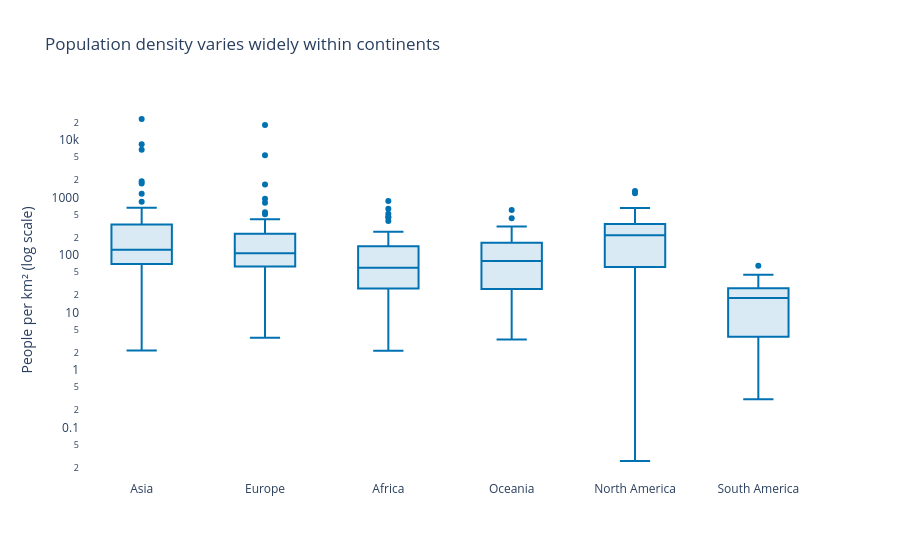

Write notebook code for a chart like this one.
### Markdown cell above
**Chart choice & justification:** *Which chart did you choose, and why? Justify design choices.

A box plot effectively compares distributions by displaying medians, quartiles, spread and outliers. It reveals variations within and between continents, while a logarithmic scale improves readability when density values differ greatly.

### Code cell
# Q4 — Population density distributions by continent
fig = px.box(df, x='Continent', y='Density', points='outliers', log_y=True,
             title='Population density varies widely within continents')
fig.update_traces(line_color='#0072B2', marker_color='#0072B2',
                  fillcolor='rgba(0,114,178,0.15)')
fig.update_layout(template='plotly_white', xaxis_title='',
                  yaxis_title='People per km² (log scale)')
fig.update_xaxes(showgrid=False)
fig.update_yaxes(showgrid=False)
fig.show()

### Figure 1 — Plotly figure (JSON) as saved in the notebook; plotly's stock layout.template omitted (floating-point values rounded to 4 significant figures; data arrays with more than 128 entries replaced by an {"elided": "..."} marker saying what was removed)
{"data": [{"alignmentgroup": "True", "boxpoints": "outliers", "fillcolor": "rgba(0,114,178,0.15)", "hovertemplate": "Continent=%{x}<br>Density=%{y}<extra></extra>", "legendgroup": "", "line": {"color": "#0072B2"}, "marker": {"color": "#0072B2"}, "name": "", "notched": false, "offsetgroup": "", "orientation": "v", "showlegend": false, "type": "box", "x": {"elided": "234 str values"}, "x0": " ", "xaxis": "x", "y": {"elided": "234 float values"}, "y0": " ", "yaxis": "y"}], "layout": {"boxmode": "group", "legend": {"tracegroupgap": 0}, "title": {"text": "Population density varies widely within continents"}, "xaxis": {"anchor": "y", "domain": [0, 1], "showgrid": false, "title": {"text": ""}}, "yaxis": {"anchor": "x", "domain": [0, 1], "showgrid": false, "title": {"text": "People per km² (log scale)"}, "type": "log"}}}
